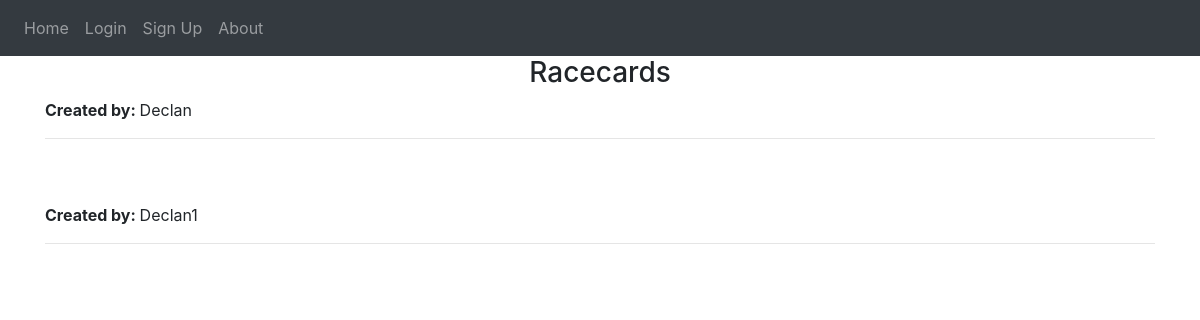
The app's page /, older data.
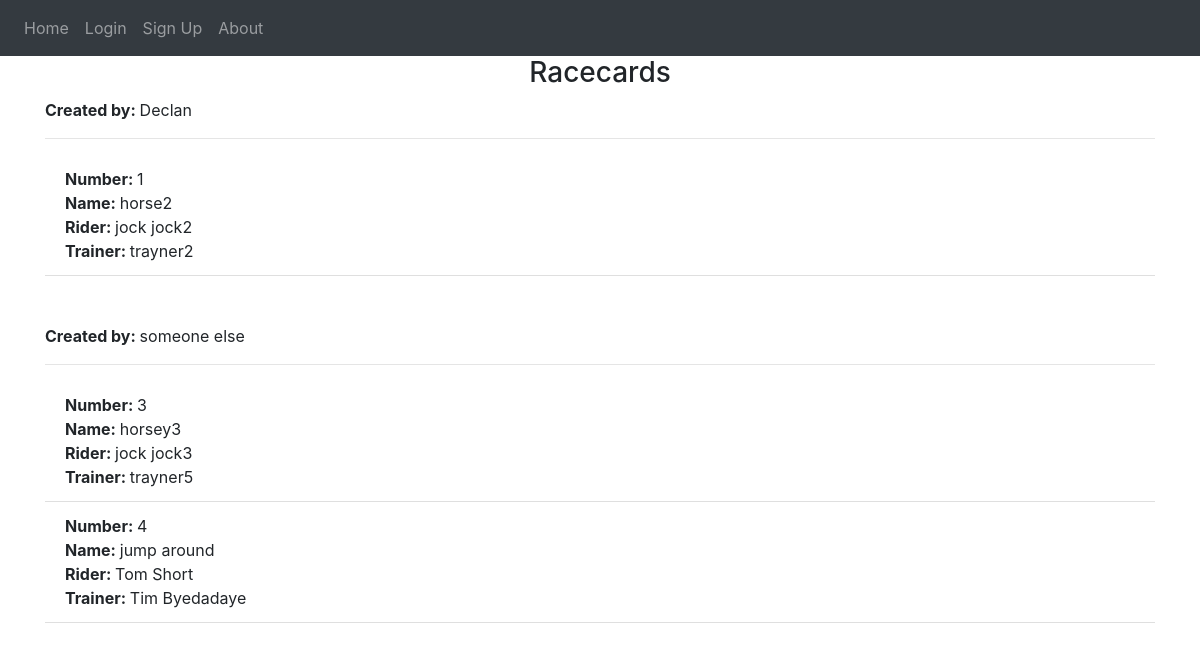
The same page, newer data.
### website/models.py (models this page shows)
class User(db.Model, UserMixin):
    id = db.Column(db.Integer, primary_key=True)
    email = db.Column(db.String(150), unique=True)
    password = db.Column(db.String(150))
    first_name = db.Column(db.String(150))
    runners = db.relationship('Runner')

class Runner(db.Model):
    id = db.Column(db.Integer, primary_key=True)
    name = db.Column(db.String(50))
    jockey= db.Column(db.String(50))
    trainer = db.Column(db.String(50))
    user_id = db.Column(db.Integer, db.ForeignKey('user.id'))

### website/views.py (the view)
@views.route('/', methods=['GET'])
def home():
    users = User.query.order_by(User.id)
    runners = Runner.query.order_by(Runner.user_id)
    return render_template("home.html", user=current_user, runners = runners, users = users)

### website/templates/home.html (shortened to what this page needs)
{% extends "base.html" %} {% block title %}Home{% endblock %} {% block content
%}
<div>
<h3 align="center">Racecards</h3>
  {% for user in users %}
    <b>Created by: </b>{{ user.first_name}}<br/>
    <hr>
    <ul class="list-group list-group-flush" id="runners">
      {% for runner in runners %}
        {% if user.id == runner.user_id %}
          <li class="list-group-item">
            <b>Number: </b>{{runner.id}}<br/>
            <b>Name: </b>{{runner.name}}<br/>
            <b>Rider: </b>{{runner.jockey}}<br/>
            <b>Trainer: </b>{{ runner.trainer}}<br/>
          </li>
        {% endif %}
      {% endfor %}
      <br></br>
    </ul>
  {% endfor %}
{% endblock %}

Row changes from the older to the newer data that the page shows:
added Runner: id "1", name "horse2", jockey "jock jock2", trainer "trayner2", shown under User "Declan"
changed User: first_name "Declan1" → "someone else"
added Runner: id "3", name "horsey3", jockey "jock jock3", trainer "trayner5", shown under User "someone else"
added Runner: id "4", name "jump around", jockey "Tom Short", trainer "Tim Byedadaye", shown under User "someone else"
